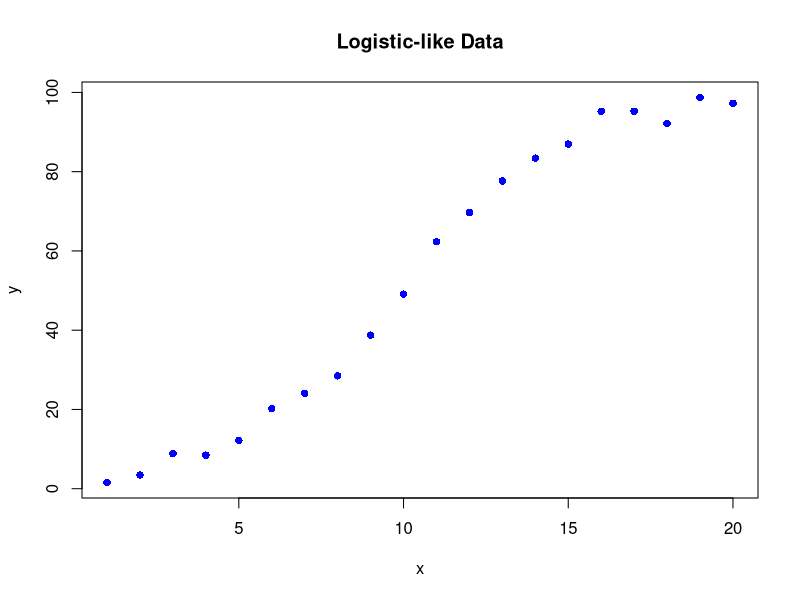
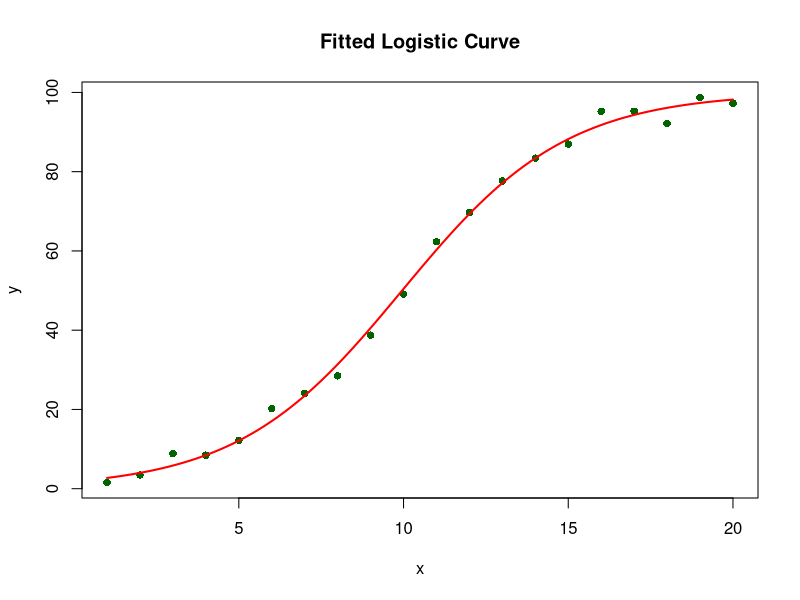
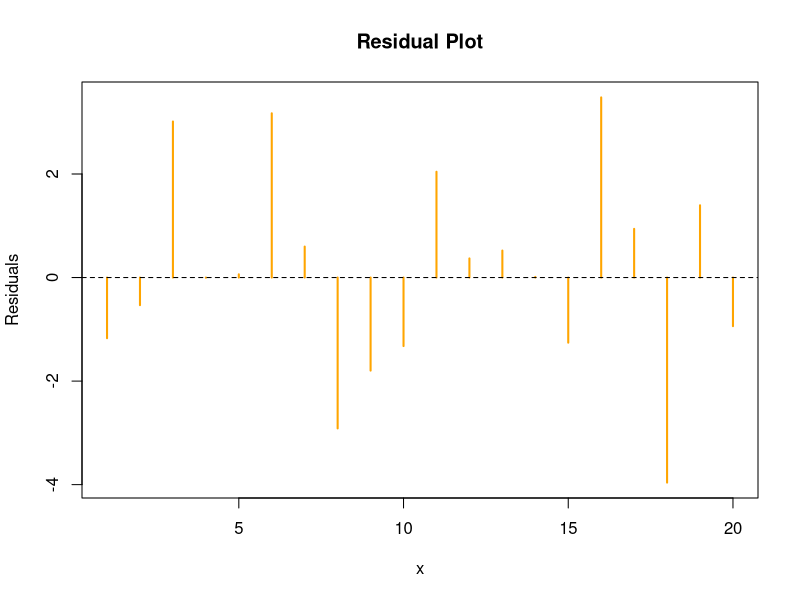
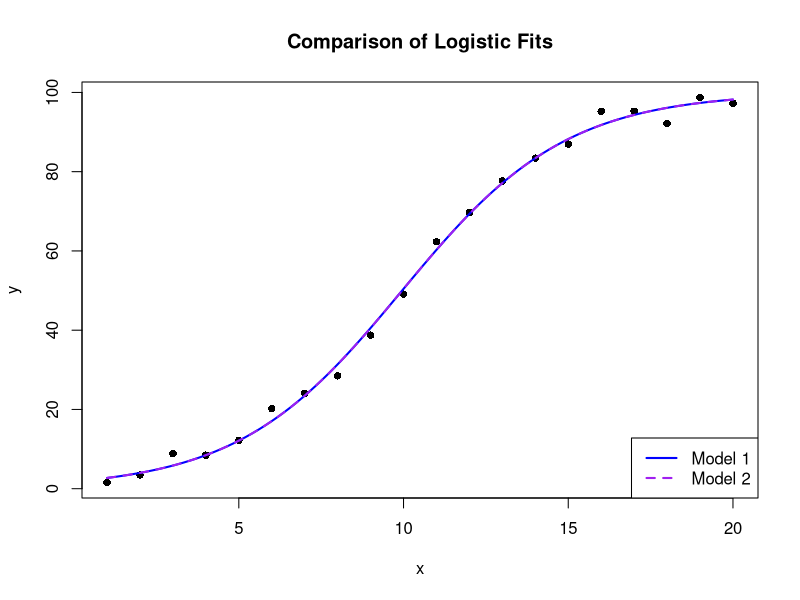
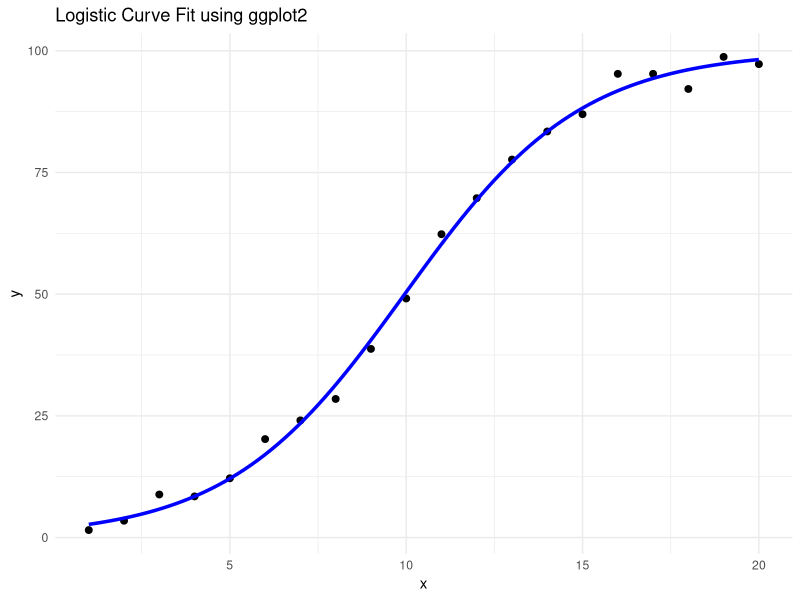
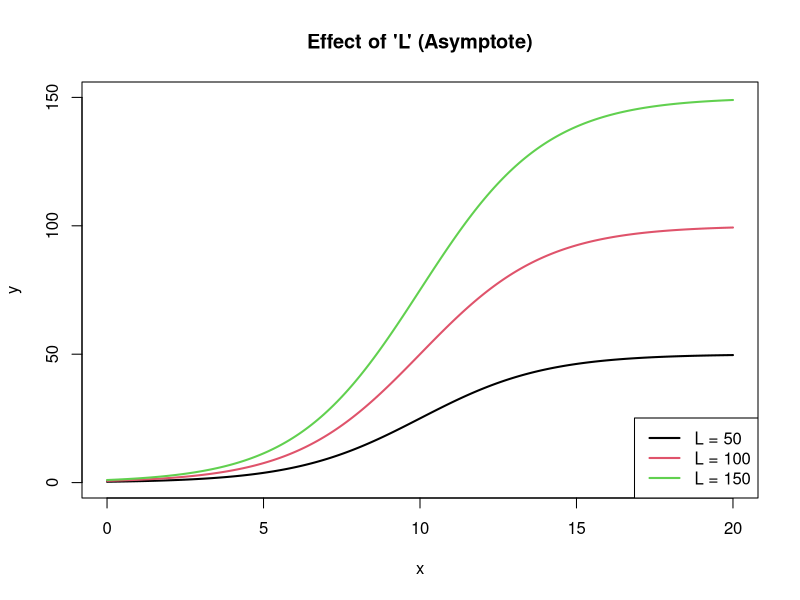
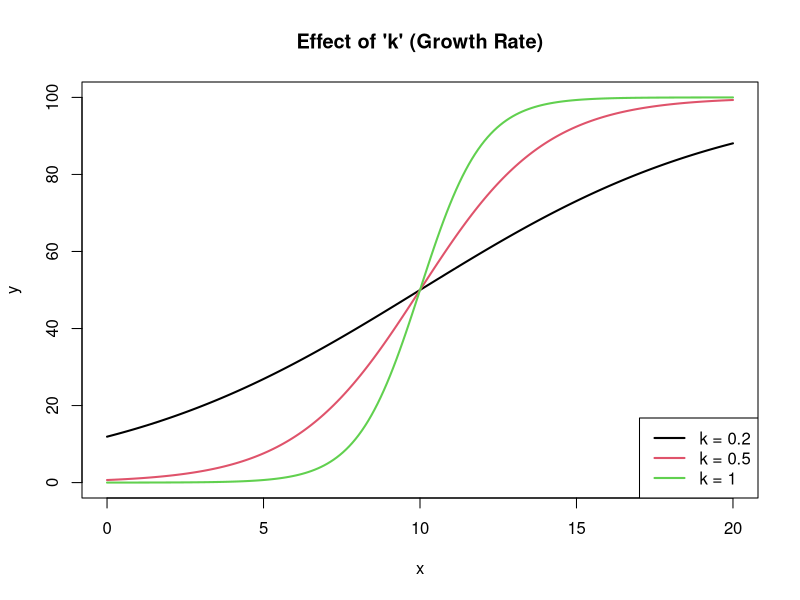
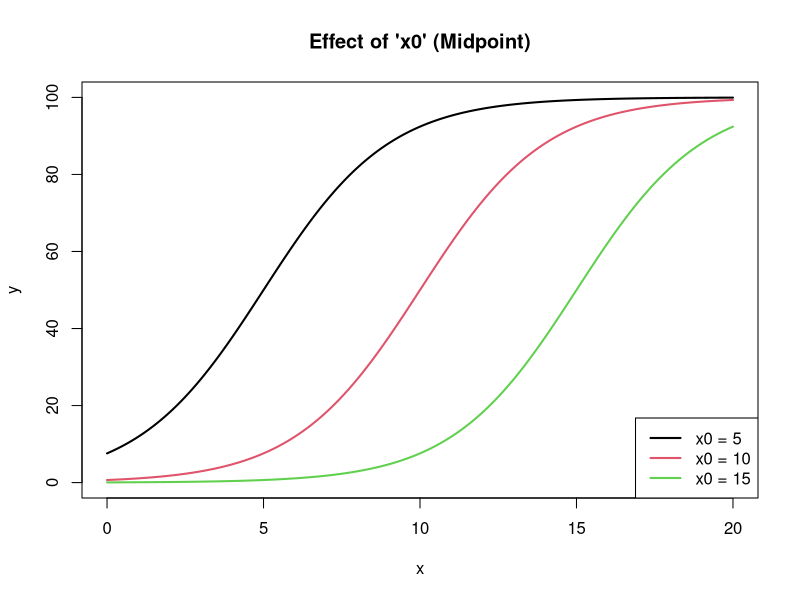

These charts were generated, in order, by the following R code:
cat("Q.1 Fitting and Plotting Logistic Curves")

# ---------------------------------------
# Step 1: Simulate Logistic-Like Data
# ---------------------------------------
set.seed(123)
x <- 1:20
y <- 100 / (1 + exp(-0.4 * (x - 10))) + rnorm(20, 0, 2)  # Add small noise
# Plot the data
plot(x, y, pch = 16, col = "blue", main = "Logistic-like Data", xlab = "x", ylab = "y")



# ---------------------------------------
# Step 2: Fit Logistic Model using nls()
# Model: y = L / (1 + exp(-k(x - x0)))
# ---------------------------------------
logistic_model <- nls(y ~ L / (1 + exp(-k * (x - x0))),
                      start = list(L = 100, k = 0.5, x0 = 10))
summary(logistic_model)



# ---------------------------------------
# Step 3: Plot Fitted Curve with Data
# ---------------------------------------

x_new <- seq(min(x), max(x), length.out = 100)
y_pred <- predict(logistic_model, newdata = data.frame(x = x_new))
plot(x, y, pch = 16, col = "darkgreen", main = "Fitted Logistic Curve", xlab = "x", ylab = "y")
lines(x_new, y_pred, col = "red", lwd = 2)



# ---------------------------------------
# Step 4: Plot Residuals
# ---------------------------------------
res <- resid(logistic_model)
plot(x, res, type = "h", lwd = 2, col = "orange", main = "Residual Plot", ylab = "Residuals")
abline(h = 0, col = "black", lty = 2)



# ---------------------------------------
# Step 5: Fit Another Model with Different Starting Parameters
# ---------------------------------------
logistic_model2 <- nls(y ~ L / (1 + exp(-k * (x - x0))),
                       start = list(L = 90, k = 0.3, x0 = 8))
y_pred2 <- predict(logistic_model2, newdata = data.frame(x = x_new))
plot(x, y, pch = 16, col = "black", main = "Comparison of Logistic Fits", xlab = "x", ylab = "y")
lines(x_new, y_pred, col = "blue", lwd = 2)
lines(x_new, y_pred2, col = "purple", lwd = 2, lty = 2)
legend("bottomright", legend = c("Model 1", "Model 2"),
       col = c("blue", "purple"), lwd = 2, lty = c(1, 2))



# ---------------------------------------
# Step 6: Interpret Parameters
# ---------------------------------------
cat("Estimated Parameters from Model 1:\n")
print(coef(logistic_model))
cat("\nMeaning:\n")
cat("L: Asymptote (max value as x → ∞)\n")
cat("k: Growth rate (steepness)\n")
cat("x0: Midpoint (x-value at half max)\n")



# ---------------------------------------
# Step 7: ggplot2 Visualization (Optional)
# ---------------------------------------
library(ggplot2)
df <- data.frame(x = x, y = y)
df_pred <- data.frame(x = x_new, y = y_pred)
ggplot(df, aes(x, y)) +
  geom_point(color = "black", size = 2) +
  geom_line(data = df_pred, aes(x, y), color = "blue", size = 1.2) +
  labs(title = "Logistic Curve Fit using ggplot2", x = "x", y = "y") +
  theme_minimal()



cat("Q.2 Code to Visualize Impact of Each Parameter (L, k, x0)")
# Set common x values
x <- seq(0, 20, length.out = 200)
# ---------------------------------------
# Plot 1: Effect of L (Asymptote)
# ---------------------------------------
L_vals <- c(50, 100, 150)
k <- 0.5
x0 <- 10
plot(x, rep(NA, length(x)), type = "n", ylim = c(0, max(L_vals)),
     main = "Effect of 'L' (Asymptote)", xlab = "x", ylab = "y")
for (L in L_vals) {
  y <- L / (1 + exp(-k * (x - x0)))
  lines(x, y, col = which(L_vals == L), lwd = 2)
}
legend("bottomright", legend = paste("L =", L_vals), col = 1:length(L_vals), lwd = 2)



# ---------------------------------------
# Plot 2: Effect of k (Growth Rate)
# ---------------------------------------
L <- 100
k_vals <- c(0.2, 0.5, 1)
x0 <- 10
plot(x, rep(NA, length(x)), type = "n", ylim = c(0, L), 
     main = "Effect of 'k' (Growth Rate)", xlab = "x", ylab = "y")
for (k in k_vals) {
  y <- L / (1 + exp(-k * (x - x0)))
  lines(x, y, col = which(k_vals == k), lwd = 2)
}
legend("bottomright", legend = paste("k =", k_vals), col = 1:length(k_vals), lwd = 2)



# ---------------------------------------
# Plot 3: Effect of x0 (Midpoint)
# ---------------------------------------
L <- 100
k <- 0.5
x0_vals <- c(5, 10, 15)
plot(x, rep(NA, length(x)), type = "n", ylim = c(0, L), 
     main = "Effect of 'x0' (Midpoint)", xlab = "x", ylab = "y")
for (x0 in x0_vals) {
  y <- L / (1 + exp(-k * (x - x0)))
  lines(x, y, col = which(x0_vals == x0), lwd = 2)
}
legend("bottomright", legend = paste("x0 =", x0_vals), col = 1:length(x0_vals), lwd = 2)
